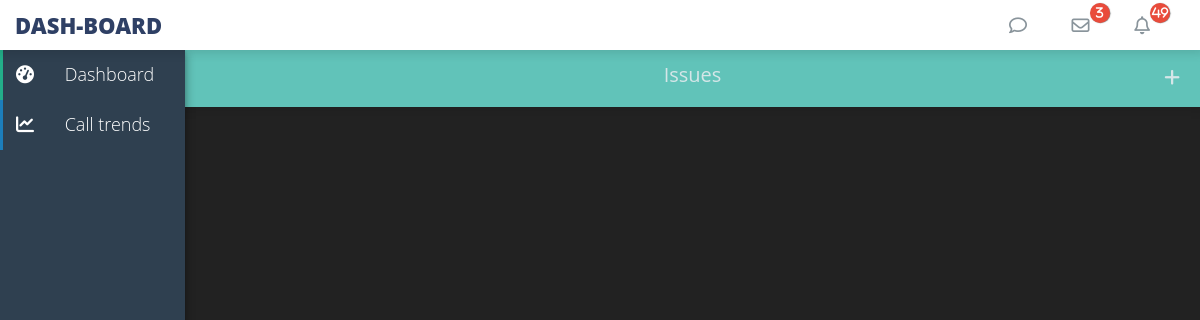
The page /Empinf/shivam1/ on the database as committed earlier.
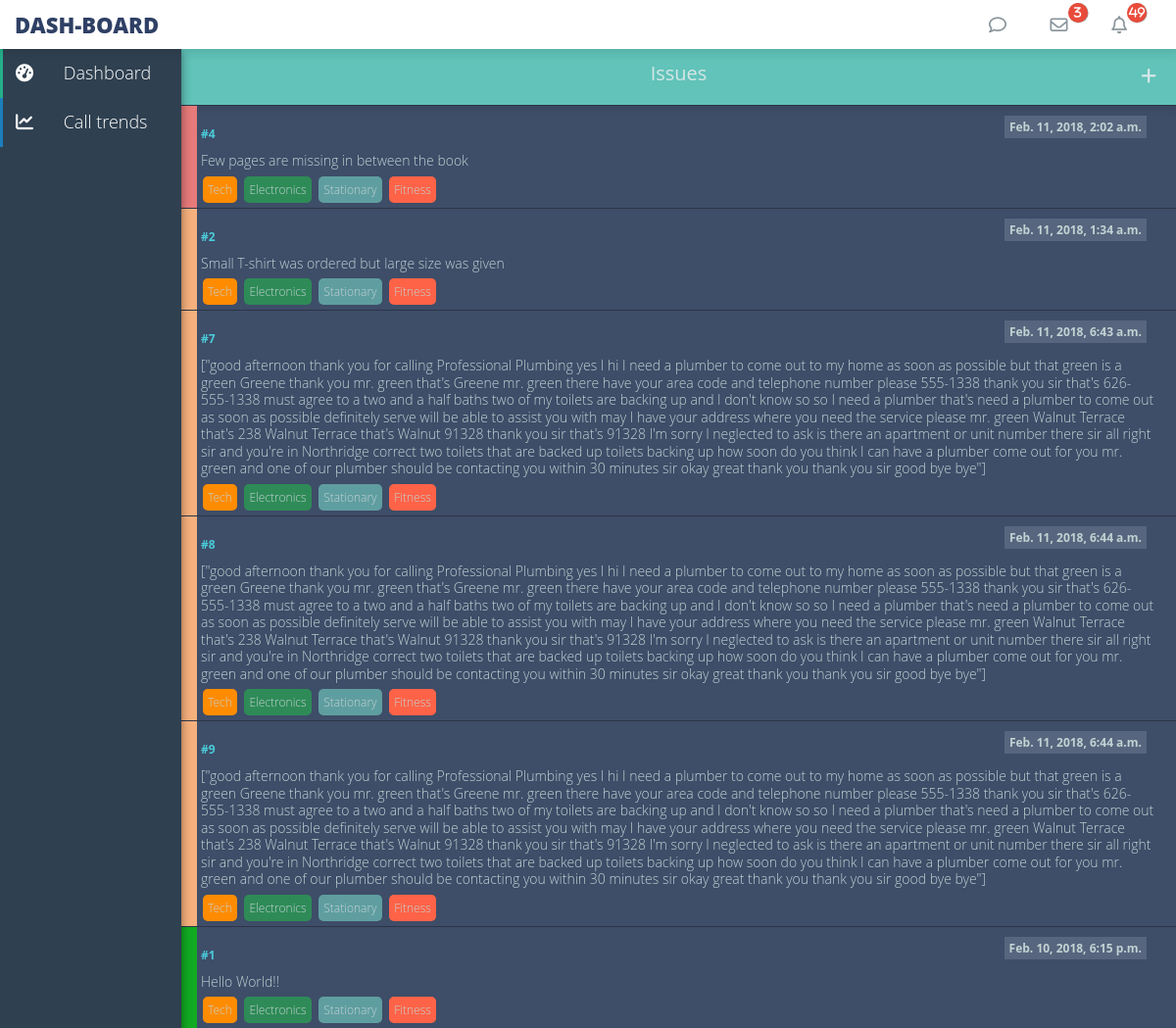
The same page on the database as committed later.
### issues/models.py (models this page shows, shortened)
class Iss(models.Model):
    title = models.CharField(max_length=264)
    issueid = models.IntegerField(default=1,unique = True)
    agent = models.ForeignKey(Employee,on_delete=models.CASCADE)
    priority = models.IntegerField(default=2)
    complaint_date = models.DateTimeField(auto_now_add=True)
    summary = models.CharField(max_length=1024,default='unassigned')
    resolve = models.BooleanField(default='False')
    department = models.CharField(max_length=1024,default='unassigned')

### Empinf/views.py (the view)
# urls.py: url(r'^(?P<slug>[\w-]+)/$', views.emp_detail, name="detail"),
def emp_detail(request, slug):
    emps = Employee.objects.get(slug=slug)
    iss=Iss.objects.all().order_by("-priority")
    return render(request, 'Empinf/issues.html', { 'emps': emps,'Iss':iss })

### Empinf/templates/Empinf/issues.html
{% extends 'layout.html' %}
{% block content %}
	<main>
		<section>
			<div class="rad-body-wrapper">
				<div class="app">
					<header class="app__header">
						<h1 class="app__header-title">Issues</h1>
						<a href="#" class="app__link-settings">
							<i class="fa fa-plus"></i>
						</a>
					</header>
					<div class="app__body">
						{% for issue in Iss %}
							{% if issue.agent == emps and not issue.resolve %}
							<div class="log log--{{issue.priority}}">
								<div class="log__header">
									<a href="/issues/{{issue.issueid}}" class="log__ticket">#{{issue.issueid}}</a>
									<span class="log__badge">{{issue.complaint_date}}</span>
								</div>
								<div class="log__body">
									{{issue.summary}}
								</div>
								<span class="tag apparel">Tech</span>
								<span class="tag electronics">Electronics</span>
								<span class="tag stationary">Stationary</span>
								<span class="tag fitness">Fitness</span>
							</div>
							{% endif %}
						{% endfor %}
					</div>
			</div>
		</section>
	</main>
{% endblock %}

### templates/layout.html (shortened to what this page needs)
<!DOCTYPE html>
{% load staticfiles %}
<html>
<head>
    <link rel="stylesheet" type="text/css" href="https://maxcdn.bootstrapcdn.com/font-awesome/4.2.0/css/font-awesome.min.css">
    <link rel="stylesheet" type="text/css" href="https://maxcdn.bootstrapcdn.com/bootstrap/4.0.0/css/bootstrap.min.css">
    <link rel="stylesheet" type="text/css" href="{% static 'dash.css' %}">
    <link rel="stylesheet" type="text/css" href="{% static 'issue.css' %}">
    <link rel="stylesheet" type="text/css" href="{% static 'new_issue.css' %}">
    <link rel="stylesheet" type="text/css" href="{% static 'map_wrap.css' %}">
</head>
<body>
    <section>
        <header>
            <nav class="rad-navigation">
                <div class="rad-logo-container">
                    <a href="#" class="rad-logo">Dash-Board</a>
                </div>
                <div class="rad-top-nav-container">
                    <ul class="links">
                        <li>
                            <a class="rad-menu-item" href="#">
                                <i class="fa fa-comment-o"></i>
                            </a>
                        </li>
                        <li class="rad-dropdown">
                            <a class="rad-menu-item" href="#">
                                <i class="fa fa-envelope-o">
                                    <span class="rad-menu-badge">3</span>
                                </i>
                            </a>
                        </li>
                        <li class="rad-dropdown">
                            <a class="rad-menu-item" href="#">
                                <i class="fa fa-bell-o">
                                    <span class="rad-menu-badge">49</span>
                                </i>
                            </a>
                        </li>
                    </ul>
                </div>
            </nav>
        </header>
    </section>
    <aside>
        <nav class="rad-sidebar">
            <ul>
                <li>
                    <a href="/Empinf/home" class="inbox">
                        <i class="fa fa-dashboard">
                            <span class="icon-bg rad-bg-success"></span>
                        </i>
                        <span class="rad-sidebar-item">Dashboard</span>
                    </a>
                </li>
                <li>
                    <a href="/Empinf/record" class="snooz">
                        <i class="fa fa-line-chart">
                            <span class="icon-bg rad-bg-primary"></span>
                        </i>
                        <span class="rad-sidebar-item">Call trends</span>
                    </a>
                </li>
            </ul>
        </nav>
    </aside>
    {% block content %}
    {% endblock %}
    </body>
    </html>

### static/dash.css (style rules this page uses)
* { box-sizing: border-box; }
body { background: #f3f3f4; line-height: normal; font-size: 16px; font-family: sans-serif; }
a, a:hover { text-decoration: none; }
.rad-navigation { position: fixed; left: 0; right: 0; top: 0; height: 50px; box-shadow: 0 0px 9px 4px rgba(0, 0, 0, 0.1), 0 -5px 2px 2px rgba(0, 0, 0, 0.1); background: white; z-index: 10000; }
.links { margin-right: 30px; position: relative; margin-bottom: 0px; }
.links li { list-style: none; position: relative; margin: 10px; display: inline-block; }
.rad-logo-container { text-align: center; height: 50px; float: left; -webkit-transition: all .2s ease-in-out; transition: all .2s ease-in-out; }
.rad-top-nav-container { float: right; -webkit-transition: all .2s ease-in-out; transition: all .2s ease-in-out; }
.rad-toggle-btn, .rad-logo { text-decoration: none; position: relative; height: 50px; line-height: 50px; padding: 0 15px; font-size: 22px; font-weight: 900; text-transform: uppercase; text-decoration: none; color: #222533; display: inline-block; }
.rad-menu-item { position: relative; padding: 0 10px; line-height: 30px; height: 30px; color: #89949B; z-index: 5; }
.rad-menu-badge { position: absolute; min-width: 20px; min-height: 20px; line-height: 20px; font-weight: bold; color: white; border-radius: 100%; font-size: 12px; background: #E94B3B; box-shadow: 0.5px 0.2px 1px rgba(0, 0, 0, 0.5); display: inline-block; text-align: center; top: -10px; z-index: 1; }
.rad-sidebar { z-index: 9999; position: fixed; background: #2f4050; width: 225px; height: 100vh; top: 50px; left: -40px; box-shadow: 0 0 4px rgba(0, 0, 0, 0.14), 2px 4px 8px rgba(0, 0, 0, 0.28); -webkit-transition: all .2s ease-in-out; transition: all .2s ease-in-out; }
.rad-sidebar li { text-align: left; height: 50px; }
.rad-sidebar li a { text-decoration: none; height: 50px; display: block; color: white; }
.rad-sidebar li a i { position: relative; width: 50px; height: 50px; line-height: 50px; text-align: center; }
.rad-sidebar li a i:before { z-index: 10; position: relative; }
.rad-sidebar li a > span { display: inline-block; padding-left: 10px; -webkit-transition: all .2s ease-in-out; -webkit-transform: translate3d(0, 0, 0); transform: translate3d(0, 0, 0); }
.icon-bg { position: absolute; left: 0; top: 0; bottom: 0; z-index: 1; width: 100%; -webkit-transform: translate3d(-47px, 0, 0); transform: translate3d(-47px, 0, 0); -webkit-transition: all .2s ease-in-out; transition: all .2s ease-in-out; }
.rad-bg-primary { background: #1C7EBB; }
.rad-bg-success { background: #23AE89; }
.rad-body-wrapper { position: absolute; left: 185px; top: 50px; height:calc(100vh - 50px); width:calc(100vw - 185px); right: 0; -webkit-transition: all .2s ease-in-out; transition: all .2s ease-in-out; }

### static/issue.css (style rules this page uses)
body { background: #222; font-family: 'Open Sans', sans-serif; font-size: 18px; font-weight: lighter; color: #C3D2D3; }
.app { max-width: 100%; max-height: 100%; }
.app__header { background: #61C3B9; text-align: center; position: relative; padding: 12px 30px; box-shadow: 0 0px 9px 4px rgba(0, 0, 0, 0.1), 0 -5px 2px 2px rgba(0, 0, 0, 0.1); }
.app__header-title { display: inline-block; font-size: 20px; line-height: 1.25; color: #D5E6E8; }
.app__link-back, .app__link-settings { text-decoration: none; color: #D5E6E8; position: absolute; top: 15px; }
.app__link-settings { right: 20px; }
.app__body { max-height: calc(100vh - 107px); overflow: auto; background: #3E4D68; }
.log { position: relative; font-size: 14px; padding: 20px; border-top: 1px solid #2B3547; }
.log--3 { box-shadow: 16px 0 0 #E77A7A inset; }
.log--2 { box-shadow: 16px 0 0 #F6B07D inset; }
.log--1 { box-shadow: 16px 0 0 #11AA22 inset; }
.log__header { position: relative; font-size: 12px; font-weight: bold; }
.log__ticket { text-decoration: none; color: #4BCBD8; }
.log__badge { background: #57657E; padding: 3px 5px; min-width: 15px; text-align: center; display: inline-block; right:10px; top: -10px; position: absolute; }
.log__body { padding-top: 10px; line-height: 1.25; }
.tag { margin:2px; padding: 2px; border-radius: 2px; position: relative; bottom: -10px; font-size: 12px; cursor: pointer; }
.apparel { background-color: darkorange; }
.electronics { background-color: seagreen; }
.stationary { background-color: cadetblue; }
.fitness { background-color: tomato; }

Rows that differ between the two databases and show on the page:
added Iss: issueid "4", complaint_date "Feb. 11, 2018, 2:02 a.m.", summary "Few pages are missing in between the book"
added Iss: issueid "2", complaint_date "Feb. 11, 2018, 1:34 a.m.", summary "Small T-shirt was ordered but large size was given"
added Iss: issueid "7", complaint_date "Feb. 11, 2018, 6:43 a.m.", summary "[\"good afternoon thank you for calling Professional Plumbing yes I hi I need a plumber to come out to my home as soon as possible but that green is a green Greene thank you mr. green that's Greene mr. green there have your area code and telephone number please 555-1338 thank you sir that's 626-555-1338 must agree to a two and a half baths two of my toilets are backing up and I don't know so so I need a plumber that's need a plumber to come out as soon as possible definitely serve will be able to assist you with may I have your address where you need the service please mr. green Walnut Terrace that's 238 Walnut Terrace that's Walnut 91328 thank you sir that's 91328 I'm sorry I neglected to…"
added Iss: issueid "8", complaint_date "Feb. 11, 2018, 6:44 a.m.", summary "[\"good afternoon thank you for calling Professional Plumbing yes I hi I need a plumber to come out to my home as soon as possible but that green is a green Greene thank you mr. green that's Greene mr. green there have your area code and telephone number please 555-1338 thank you sir that's 626-555-1338 must agree to a two and a half baths two of my toilets are backing up and I don't know so so I need a plumber that's need a plumber to come out as soon as possible definitely serve will be able to assist you with may I have your address where you need the service please mr. green Walnut Terrace that's 238 Walnut Terrace that's Walnut 91328 thank you sir that's 91328 I'm sorry I neglected to…"
added Iss: issueid "9", complaint_date "Feb. 11, 2018, 6:44 a.m.", summary "[\"good afternoon thank you for calling Professional Plumbing yes I hi I need a plumber to come out to my home as soon as possible but that green is a green Greene thank you mr. green that's Greene mr. green there have your area code and telephone number please 555-1338 thank you sir that's 626-555-1338 must agree to a two and a half baths two of my toilets are backing up and I don't know so so I need a plumber that's need a plumber to come out as soon as possible definitely serve will be able to assist you with may I have your address where you need the service please mr. green Walnut Terrace that's 238 Walnut Terrace that's Walnut 91328 thank you sir that's 91328 I'm sorry I neglected to…"
now on this page (row edited): Iss: issueid "1", complaint_date "Feb. 10, 2018, 6:15 p.m.", summary "Hello World!!"
